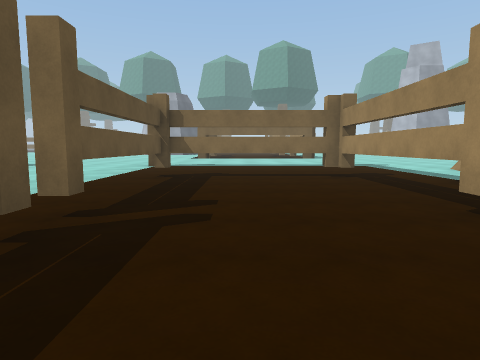
View 1 (above)

16 first-person views from a walk through a 3-D level made in the Unity game engine. The camera is 1.4 m above the floor, tilts 6° down and sees 75° across. The floor is counted in squares, 2 m on a side. Each view is taken from the middle of a square. On the plan, view 1 faces up. The plan holds only what a view shows up to about 10 squares ahead; the rest is blank. The place goes on beyond the plan.

View 2
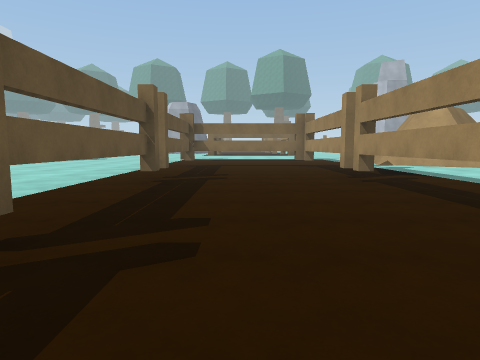

View 3
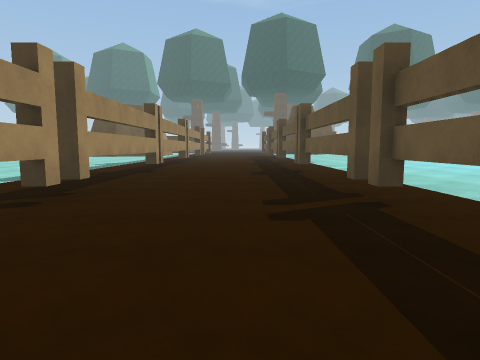

View 4
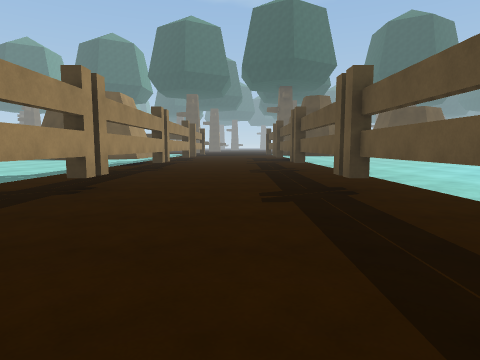

View 5
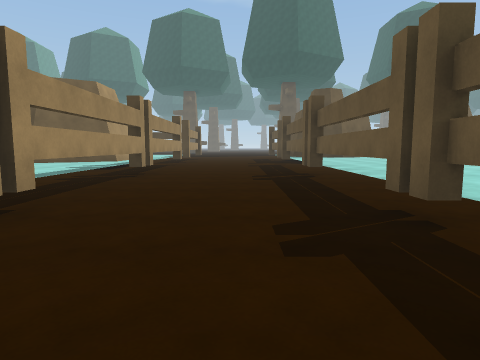

View 6
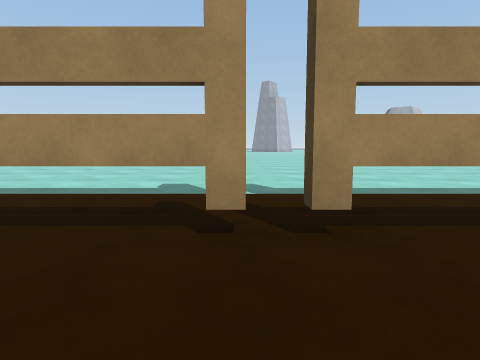

View 7
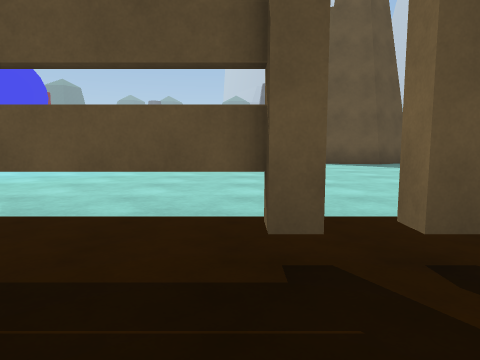

View 8
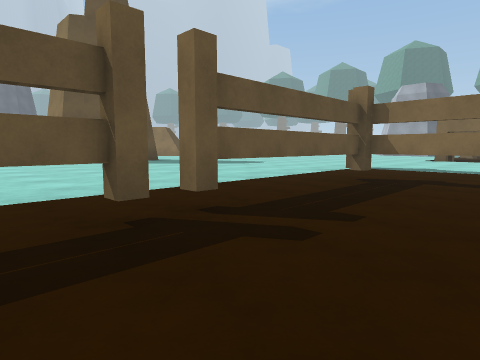

View 9
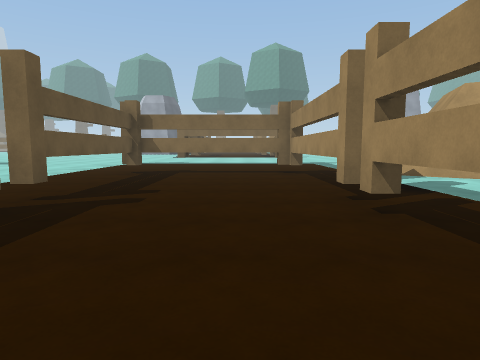

View 10
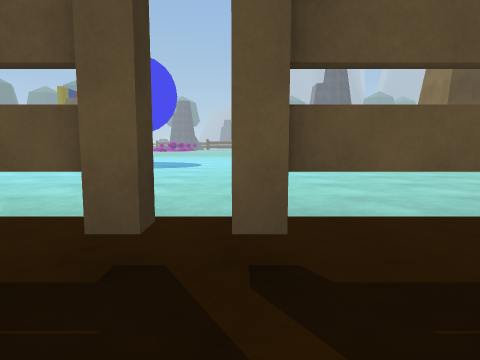

View 11
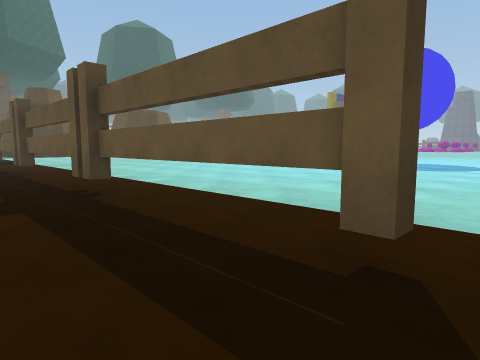

View 12
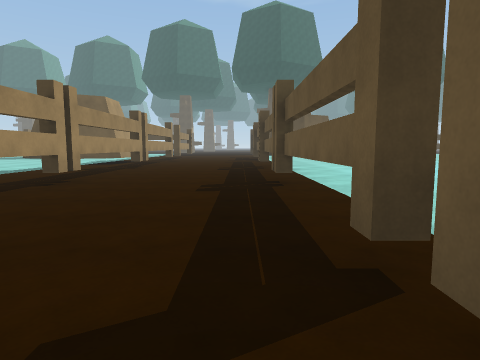

View 13
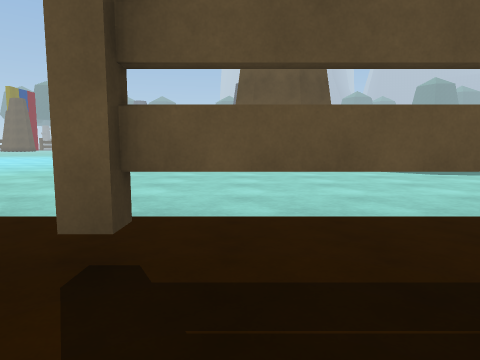

View 14
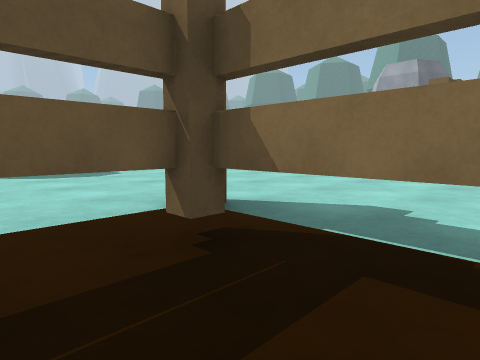

View 15
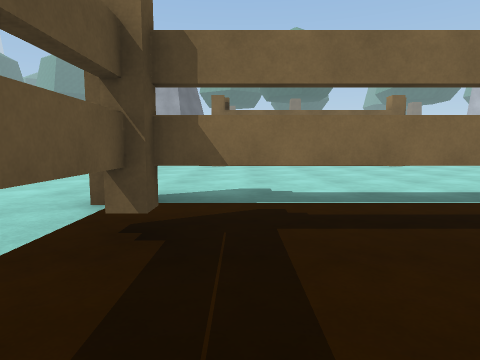

View 16
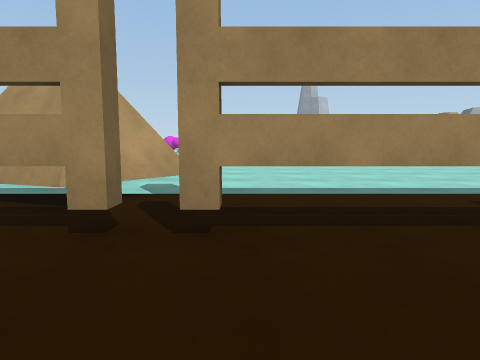

### Floor plan
Points are (right, up) in squares from view 1. A wall is a line through its corners. A room is listed if a view was taken in it or the views show most of it. See-through windows are left out.
Room 1 (views 1, 2, 3, 4, 5, 6, 7, 8, 9, 10, 11, 12, 13, 14, 15, 16)
walls: (-1.8, -2.5) (-1.8, -11.8); (2.3, -2.1) (2.3, 2.5); (-1.8, 2.5) (-1.8, -2.1); (2.3, 3) (2.3, 7.4) (-1.8, 7.4); (2.3, -11.8) (2.3, -2.5); (-1.8, -12) (-1.8, -13.5); (2.3, -13.5) (2.3, -12.1); (-1.8, 7.8) (-1.8, 3)
ways out: opening at (2, -12.5); opening at (2, 3); gap at (-2, -12); gap at (-2, -7); gap at (-2, -2); gap at (-2, 3)

Positions as (right, up) in squares from view 1, and headings:
1: (0, 0), facing up
2: (0, -4), facing up
3: (0, 2), facing down
4: (0, -2), facing down
5: (0, -4), facing down
6: (0, -2), facing right
7: (0, 2), facing left
8: (1, 1), facing up-left
9: (1, -1), facing up
10: (0, -2), facing left
11: (0, -2), facing down-left
12: (-1, -1), facing down
13: (0, 4), facing left
14: (0, 6), facing up-left
15: (-1, 5), facing up
16: (0, 2), facing right
